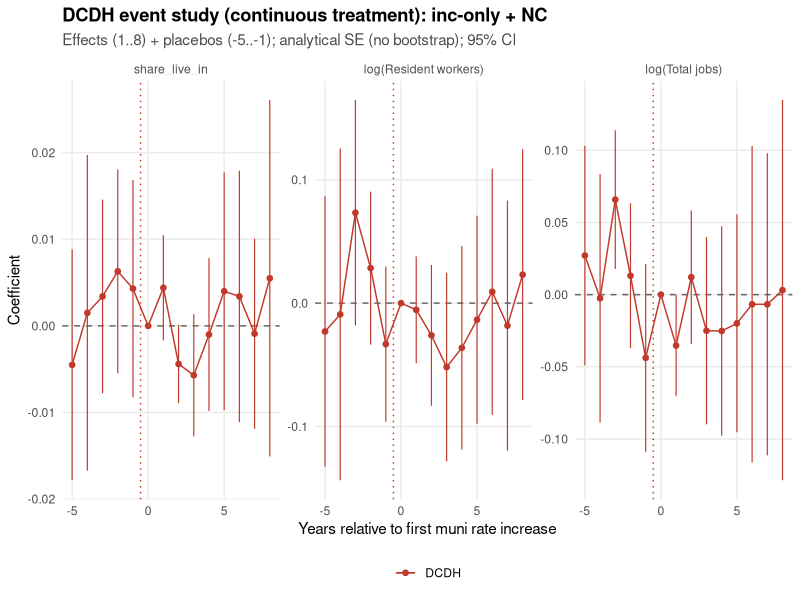

Recreate this plot in R.
# make_dcdh_es_figure.R
# Build the DCDH event-study figure for the inc-only + NC sample.
# Values transcribed from the q3_robustness.R output (no bootstrap; analytical
# SEs are liberal per package warning). When q3_robustness is re-run with
# saveRDS of the dcdh objects, this can pull from those instead.

suppressMessages({library(data.table); library(ggplot2)})
fig_dir <- "/Users/matthewhockert/Desktop/Personal Info/local_income_tax_migration/figures"

# Effect periods +1 .. +8, placebos -5 .. -1 (with reference at -1 = 0)
mk_dcdh <- function(out_label, eff, eff_se, plb, plb_se) {
  data.table(
    rel_year = c(-5:-1, 1:8),
    est      = c(plb, eff),
    se       = c(plb_se, eff_se),
    cohort   = "DCDH",
    outcome  = out_label
  )
}

# share_live_in
sli <- mk_dcdh("share_live_in",
  eff    = c(0.0044, -0.0044, -0.0057, -0.0010,  0.0040,  0.0034, -0.0009,  0.0055),
  eff_se = c(0.0031,  0.0023,  0.0036,  0.0045,  0.0070,  0.0074,  0.0056,  0.0105),
  plb    = rev(c(0.0043,  0.0063,  0.0034,  0.0015, -0.0045)),  # placebo_1 = -1, placebo_5 = -5
  plb_se = rev(c(0.0064,  0.0060,  0.0057,  0.0093,  0.0068)))

# log(Resident workers)
lr  <- mk_dcdh("log(Resident workers)",
  eff    = c(-0.0054, -0.0261, -0.0518, -0.0362, -0.0134,  0.0092, -0.0182,  0.0231),
  eff_se = c( 0.0221,  0.0291,  0.0390,  0.0421,  0.0430,  0.0509,  0.0517,  0.0519),
  plb    = rev(c(-0.0332,  0.0284,  0.0733, -0.0091, -0.0230)),
  plb_se = rev(c( 0.0321,  0.0316,  0.0466,  0.0686,  0.0559)))

# log(Total jobs)
lj  <- mk_dcdh("log(Total jobs)",
  eff    = c(-0.0353,  0.0121, -0.0250, -0.0252, -0.0199, -0.0067, -0.0067,  0.0031),
  eff_se = c( 0.0179,  0.0236,  0.0331,  0.0370,  0.0385,  0.0559,  0.0534,  0.0672),
  plb    = rev(c(-0.0438,  0.0131,  0.0658, -0.0025,  0.0271)),
  plb_se = rev(c( 0.0332,  0.0256,  0.0245,  0.0439,  0.0388)))

es_dcdh <- rbind(sli, lr, lj)
# Reference period at rel_year = 0 (treatment year, set to zero by convention)
ref <- unique(es_dcdh[, .(cohort, outcome)])[, .(rel_year = 0, est = 0, se = 0,
                                                   cohort, outcome)]
es_dcdh <- rbind(es_dcdh, ref)
es_dcdh[, outcome := factor(outcome, levels = c("share_live_in",
                                                  "log(Resident workers)",
                                                  "log(Total jobs)"))]
es_dcdh <- es_dcdh[order(outcome, rel_year)]

muni_red <- "#C0392B"
es_theme <- theme_minimal(base_size = 11) +
  theme(legend.position = "bottom", legend.title = element_blank(),
        plot.title = element_text(face = "bold"),
        plot.subtitle = element_text(color = "grey30"),
        strip.text = element_text(color = "grey30"),
        panel.grid.minor = element_blank())

p_dcdh <- ggplot(es_dcdh, aes(rel_year, est, color = cohort, group = cohort)) +
  geom_hline(yintercept = 0, linetype = "dashed", color = "grey40") +
  geom_vline(xintercept = -0.5, linetype = "dotted", color = muni_red) +
  geom_errorbar(aes(ymin = est - 1.96*se, ymax = est + 1.96*se),
                width = 0, linewidth = 0.4) +
  geom_line(linewidth = 0.5) +
  geom_point(size = 1.6) +
  facet_wrap(~ outcome, scales = "free_y", nrow = 1) +
  scale_color_manual(values = c("DCDH" = muni_red)) +
  labs(title    = "DCDH event study (continuous treatment): inc-only + NC",
       subtitle = "Effects (1..8) + placebos (-5..-1); analytical SE (no bootstrap); 95% CI",
       x        = "Years relative to first muni rate increase",
       y        = "Coefficient",
       color    = NULL) +
  es_theme

ggsave(file.path(fig_dir, "q3_dcdh_es.png"), p_dcdh,
       width = 11, height = 4, dpi = 300)
cat("Saved: q3_dcdh_es.png\n")
